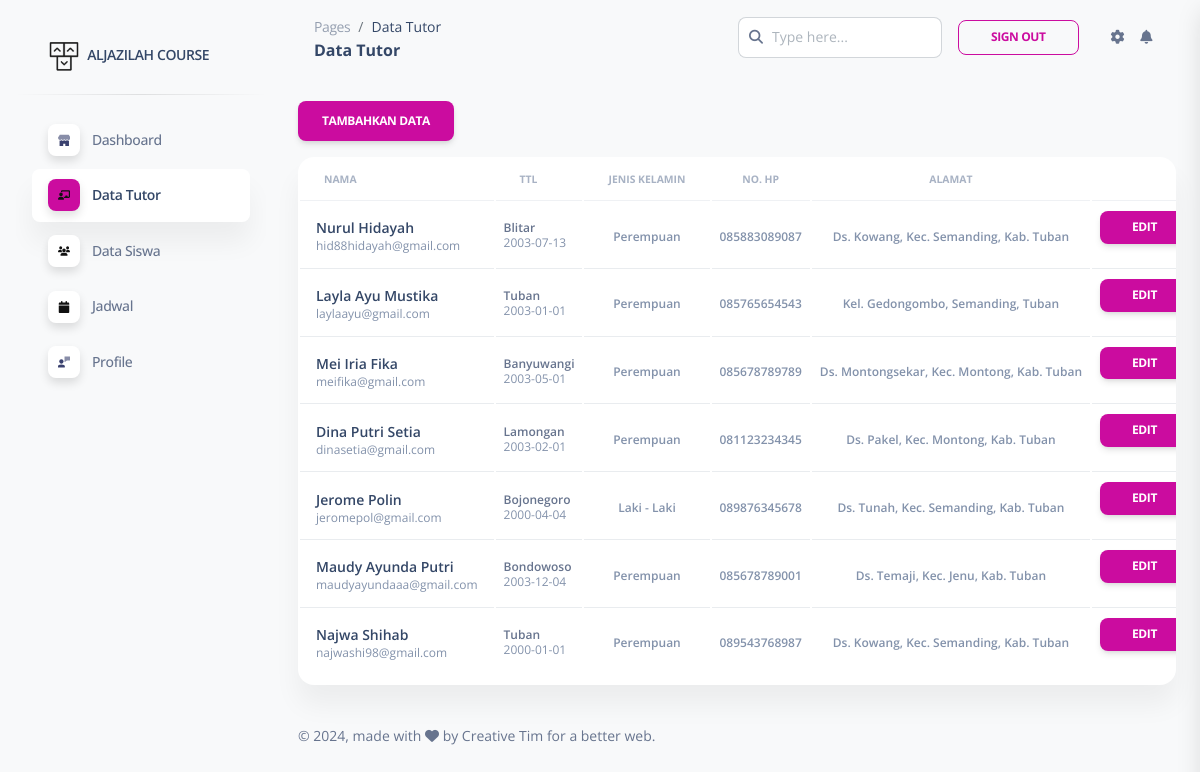
Page /app/pages/data_tutor.php on the committed database.
### tables this page shows
CREATE TABLE `tb_tutor` (
  `id` int(5) NOT NULL,
  `nama` varchar(50) NOT NULL,
  `tempat` varchar(25) NOT NULL,
  `tgl` date DEFAULT NULL,
  `jnskel` enum('Laki - Laki','Perempuan','','') NOT NULL,
  `nohp` varchar(25) NOT NULL,
  `email` varchar(50) NOT NULL,
  `alamat` varchar(50) NOT NULL
);

### app/pages/data_tutor.php (the view, shortened to what this page needs)
<!DOCTYPE html>
<html lang="en">
<?php
include('header.php');
?>
<?php
include('../../conf/config.php');
?>
<body class="g-sidenav-show  bg-gray-100">
  <aside class="sidenav navbar navbar-vertical navbar-expand-xs border-0 border-radius-xl my-3 fixed-start ms-3 " id="sidenav-main">
    <div class="sidenav-header">
      <a class="navbar-brand m-0" href=" https://demos.creative-tim.com/soft-ui-dashboard/pages/dashboard.html " target="_blank">
        <img src="../assets/img/logo-ct-dark.png" class="navbar-brand-img h-100" alt="main_logo">
        <span class="ms-1 font-weight-bold">ALJAZILAH COURSE</span>
      </a>
    </div>
    <hr class="horizontal dark mt-0">
    <div class="collapse navbar-collapse  w-auto " id="sidenav-collapse-main">
      <ul class="navbar-nav">
        <li class="nav-item">
          <a class="nav-link  " href="../pages/dashboard.php">
            <div class="icon icon-shape icon-sm shadow border-radius-md bg-white text-center me-2 d-flex align-items-center justify-content-center">
            </div>
            <span class="nav-link-text ms-1">Dashboard</span>
          </a>
        </li>
        <li class="nav-item">
          <a class="nav-link  active" href="../pages/data_tutor.php">
            <div class="icon icon-shape icon-sm shadow border-radius-md bg-white text-center me-2 d-flex align-items-center justify-content-center">
            </div>
            <span class="nav-link-text ms-1">Data Tutor</span>
          </a>
        </li>
        <li class="nav-item">
          <a class="nav-link  " href="../pages/data_siswa.php">
            <div class="icon icon-shape icon-sm shadow border-radius-md bg-white text-center me-2 d-flex align-items-center justify-content-center">
            </div>
            <span class="nav-link-text ms-1">Data Siswa</span>
          </a>
        </li>
        <li class="nav-item">
          <a class="nav-link  " href="../pages/jadwal.php">
            <div class="icon icon-shape icon-sm shadow border-radius-md bg-white text-center me-2 d-flex align-items-center justify-content-center">
            </div>
            <span class="nav-link-text ms-1">Jadwal</span>
          </a>
        </li>
        <li class="nav-item">
          <a class="nav-link  " href="../pages/profile.php">
            <div class="icon icon-shape icon-sm shadow border-radius-md bg-white text-center me-2 d-flex align-items-center justify-content-center">
            </div>
            <span class="nav-link-text ms-1">Profile</span>
          </a>
        </li>
  </aside>
  <main class="main-content position-relative max-height-vh-100 h-100 border-radius-lg ">
    <nav class="navbar navbar-main navbar-expand-lg px-0 mx-4 shadow-none border-radius-xl" id="navbarBlur" navbar-scroll="true">
      <div class="container-fluid py-1 px-3">
        <nav aria-label="breadcrumb">
          <ol class="breadcrumb bg-transparent mb-0 pb-0 pt-1 px-0 me-sm-6 me-5">
            <li class="breadcrumb-item text-sm"><a class="opacity-5 text-dark" href="javascript:;">Pages</a></li>
            <li class="breadcrumb-item text-sm text-dark active" aria-current="page">Data Tutor</li>
          </ol>
          <h6 class="font-weight-bolder mb-0">Data Tutor</h6>
        </nav>
        <div class="collapse navbar-collapse mt-sm-0 mt-2 me-md-0 me-sm-4" id="navbar">
          <div class="ms-md-auto pe-md-3 d-flex align-items-center">
            <div class="input-group">
              <span class="input-group-text text-body"><i class="fas fa-search" aria-hidden="true"></i></span>
              <input type="text" class="form-control" placeholder="Type here...">
            </div>
          </div>
          <ul class="navbar-nav  justify-content-end">
            <li class="nav-item d-flex align-items-center">
              <a class="btn btn-outline-primary btn-sm mb-0 me-3" target="_blank" href="../../conf/logout.php">Sign Out</a>
            </li>
            <li class="nav-item px-3 d-flex align-items-center">
              <a href="javascript:;" class="nav-link text-body p-0">
                <i class="fa fa-cog fixed-plugin-button-nav cursor-pointer"></i>
              </a>
            </li>
            <li class="nav-item dropdown pe-2 d-flex align-items-center">
              <a href="javascript:;" class="nav-link text-body p-0" id="dropdownMenuButton" data-bs-toggle="dropdown" aria-expanded="false">
                <i class="fa fa-bell cursor-pointer"></i>
              </a>
            </li>
          </ul>
        </div>
      </div>
    </nav>
    <div class="container-fluid">
      <br>
      <button type="button" class="btn btn-primary" data-bs-toggle="modal" data-bs-target="#exampleModal">
        Tambahkan Data
      </button>
      <div class="row">
        <div class="col-12">
          <div class="card mb-4">
            <div class="card-body px-0 pt-0 pb-2">
              <div class="table-responsive p-0">
                <table class="table align-items-center mb-0">
                  <thead>
                    <tr>
                      <th class="text-uppercase text-secondary text-xxs font-weight-bolder opacity-7">Nama</th>
                      <th class="text-uppercase text-secondary text-xxs font-weight-bolder opacity-7">TTL</th>
                      <th class="text-uppercase text-secondary text-xxs font-weight-bolder opacity-7">Jenis Kelamin</th>
                      <th class="text-center text-uppercase text-secondary text-xxs font-weight-bolder opacity-7">No. HP</th>
                      <th class="text-center text-uppercase text-secondary text-xxs font-weight-bolder opacity-7">Alamat</th>
                      <th class="text-center text-uppercase text-secondary text-xxs font-weight-bolder opacity-7">Aksi</th>
                    </tr>
                  </thead>
                  <tbody>
                    <?php
                    $query = mysqli_query($koneksi, "SELECT * FROM tb_tutor");
                    while ($tutor = mysqli_fetch_array($query)) {
                    ?>
                      <tr>
                        <td>
                          <div class="d-flex px-2 py-1">
                            <div class="d-flex flex-column justify-content-center">
                              <h6 class="mb-0 text-sm"><?php echo $tutor['nama']; ?></h6>
                              <p class="text-xs text-secondary mb-0"><?php echo $tutor['email']; ?></p>
                            </div>
                          </div>
                        </td>
                        <td>
                          <p class="text-xs font-weight-bold mb-0"><?php echo $tutor['tempat']; ?></p>
                          <p class="text-xs text-secondary mb-0"><?php echo $tutor['tgl']; ?></p>
                        </td>
                        <td class="align-middle text-center">
                          <span class="text-secondary text-xs font-weight-bold"><?php echo $tutor['jnskel']; ?></span>
                        </td>
                        <td class="align-middle text-center">
                          <span class="text-secondary text-xs font-weight-bold"><?php echo $tutor['nohp']; ?></span>
                        </td>
                        <td class="align-middle text-center">
                          <span class="text-secondary text-xs font-weight-bold"><?php echo $tutor['alamat']; ?></span>
                        </td>
                        <td class="align-middle">
                          <a href="edit_tutor.php?id=<?php echo $tutor['id']; ?>" type="button" class="btn btn-primary btn-sm">Edit</a>
                        </td>
                      </tr>
                    <?php } ?>
                  </tbody>
                </table>
              </div>
            </div>
          </div>
        </div>
      </div>
    </div>
    <footer class="footer pt-3  ">
      <div class="container-fluid">
        <div class="row align-items-center justify-content-lg-between">
          <div class="col-lg-6 mb-lg-0 mb-4">
            <div class="copyright text-center text-sm text-muted text-lg-start">
              © ,
              made with <i class="fa fa-heart"></i> by Creative Tim for a better web.
            </div>
          </div>
        </div>
      </div>
    </footer>
  </main>
</body>
</html>

### app/assets/css/nucleo-svg.css (style rules this page uses)
.icon { display: inline-block; color: #111111; height: 1em; width: 1em; }
.icon-sm { height: 0.8em; width: 0.8em; }
.icon { fill: currentColor; stroke: none; }

### rows in the picture
tb_tutor: nama "Nurul Hidayah", email "hid88hidayah@gmail.com", tempat "Blitar", tgl "2003-07-13", jnskel "Perempuan", nohp "085883089087", alamat "Ds. Kowang, Kec. Semanding, Kab. Tuban"
tb_tutor: nama "Layla Ayu Mustika", email "laylaayu@gmail.com", tempat "Tuban", tgl "2003-01-01", jnskel "Perempuan", nohp "085765654543", alamat "Kel. Gedongombo, Semanding, Tuban"
tb_tutor: nama "Mei Iria Fika", email "meifika@gmail.com", tempat "Banyuwangi", tgl "2003-05-01", jnskel "Perempuan", nohp "085678789789", alamat "Ds. Montongsekar, Kec. Montong, Kab. Tuban"
tb_tutor: nama "Dina Putri Setia", email "dinasetia@gmail.com", tempat "Lamongan", tgl "2003-02-01", jnskel "Perempuan", nohp "081123234345", alamat "Ds. Pakel, Kec. Montong, Kab. Tuban"
tb_tutor: nama "Jerome Polin", email "jeromepol@gmail.com", tempat "Bojonegoro", tgl "2000-04-04", jnskel "Laki - Laki", nohp "089876345678", alamat "Ds. Tunah, Kec. Semanding, Kab. Tuban"
tb_tutor: nama "Maudy Ayunda Putri", email "maudyayundaaa@gmail.com", tempat "Bondowoso", tgl "2003-12-04", jnskel "Perempuan", nohp "085678789001", alamat "Ds. Temaji, Kec. Jenu, Kab. Tuban"
tb_tutor: nama "Najwa Shihab", email "najwashi98@gmail.com", tempat "Tuban", tgl "2000-01-01", jnskel "Perempuan", nohp "089543768987", alamat "Ds. Kowang, Kec. Semanding, Kab. Tuban"
